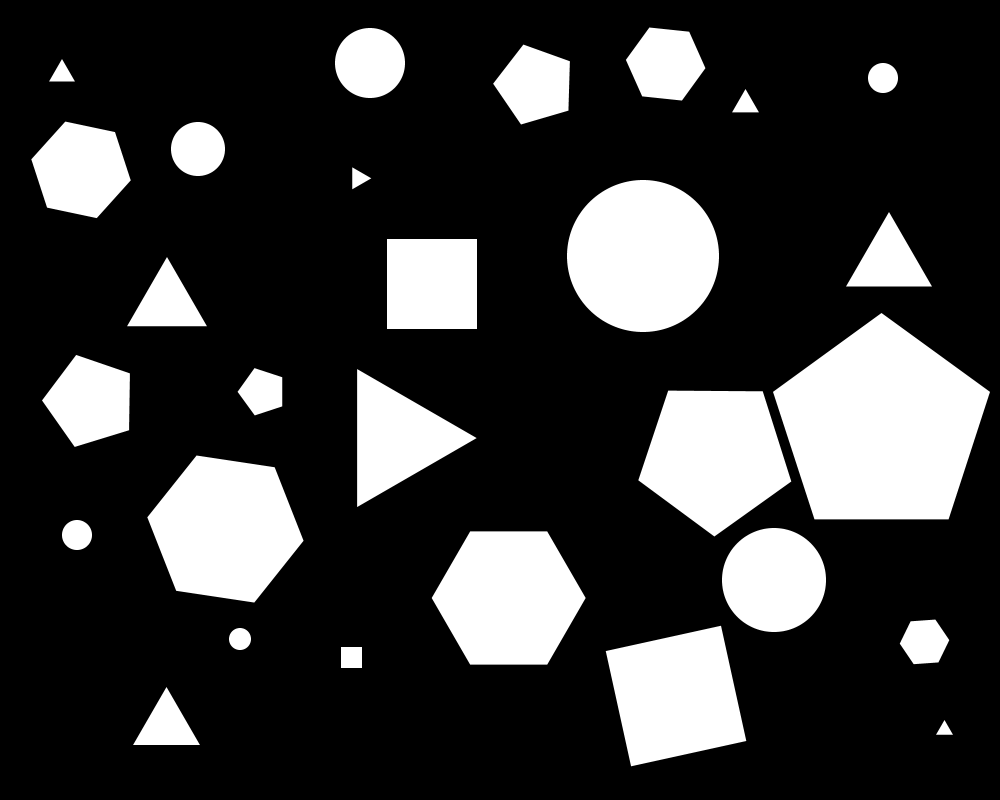
#> input picture shapes_full.png, 1000 x 800 px
$ python ShapeDetectionPart1.py
#> lines starting #> are read from the running program, lines starting #| are printed output that depends on the picture; after the words box and inside, x2 and y2 are one past the last pixel; in counts of white or black regions, pixels touching at a corner belong together
import cv2

# reading image
img = cv2.imread('shapes_full.png')
#> img is the input picture: shape (800, 1000, 3); min 0, max 255, mean 56

# converting image into grayscale image
gray = cv2.cvtColor(img, cv2.COLOR_BGR2GRAY)

# setting threshold of gray image
_, threshold = cv2.threshold(gray, 225, 255, cv2.THRESH_BINARY)
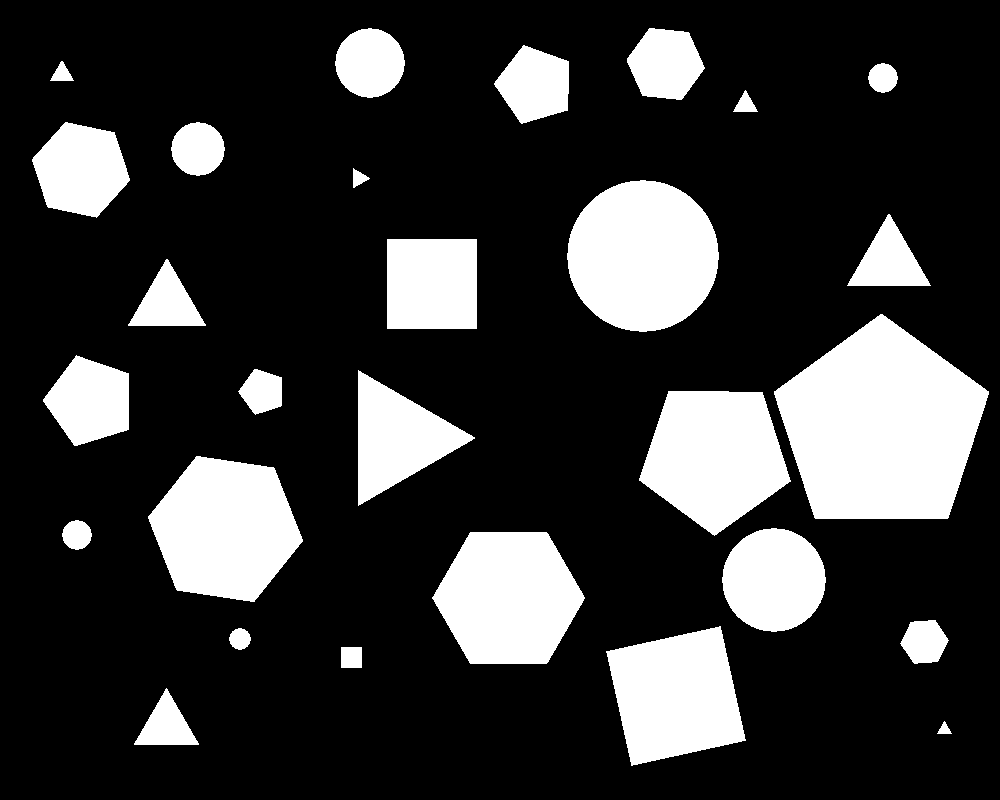
#> threshold: shape (800, 1000); 21.6% white; 28 white regions


# using a findContours() function
contours, _ = cv2.findContours(
    threshold, cv2.RETR_TREE, cv2.CHAIN_APPROX_SIMPLE)
#> contours = 28 contours; largest, box (x1, y1, x2, y2) and area: (774, 314, 989, 519) 30389, (567, 180, 719, 332) 17756, (148, 456, 303, 602) 15835, (639, 391, 791, 536) 15000, (432, 532, 585, 664) 14978


for contour in contours:

    # cv2.approxPloyDP() function to approximate the shape
    approx = cv2.approxPolyDP(
        contour, 0.0175 * cv2.arcLength(contour, True), True)


    if len(approx) == 3:
        cv2.drawContours(img, [contour], 0, (0, 255, 0), -1)

    elif len(approx) == 4:
        cv2.drawContours(img, [contour], 0, (0, 255, 255), -1)

    elif len(approx) == 5:
        cv2.drawContours(img, [contour], 0, (255, 0, 255), -1)

    elif len(approx) == 6:
        cv2.drawContours(img, [contour], 0, (255, 255, 0), -1)

    else:
        cv2.drawContours(img, [contour], 0, (255, 0, 0), -1)
#> this loop made 28 passes
#> approx on passes 1, 2, 3, 5, 12, 16, 17, 18, 20, 23, 25: [[951, 733], [944, 721], [937, 733]], [[166, 688], [134, 744], [198, 744]], [[341, 647], [341, 667], [361, 667], [361, 647]], [[720, 626], [606, 651], [631, 765], [745, 740]], [[358, 370], [358, 505], [474, 438]], [[128, 324], [205, 325], [167, 259]], [[387, 239], [387, 328], [476, 328], [476, 239]], [[847, 285], [930, 285], [889, 214]], [[353, 168], [354, 187], [369, 178]], [[745, 90], [733, 111], [757, 111]], [[50, 80], [73, 80], [62, 61]]
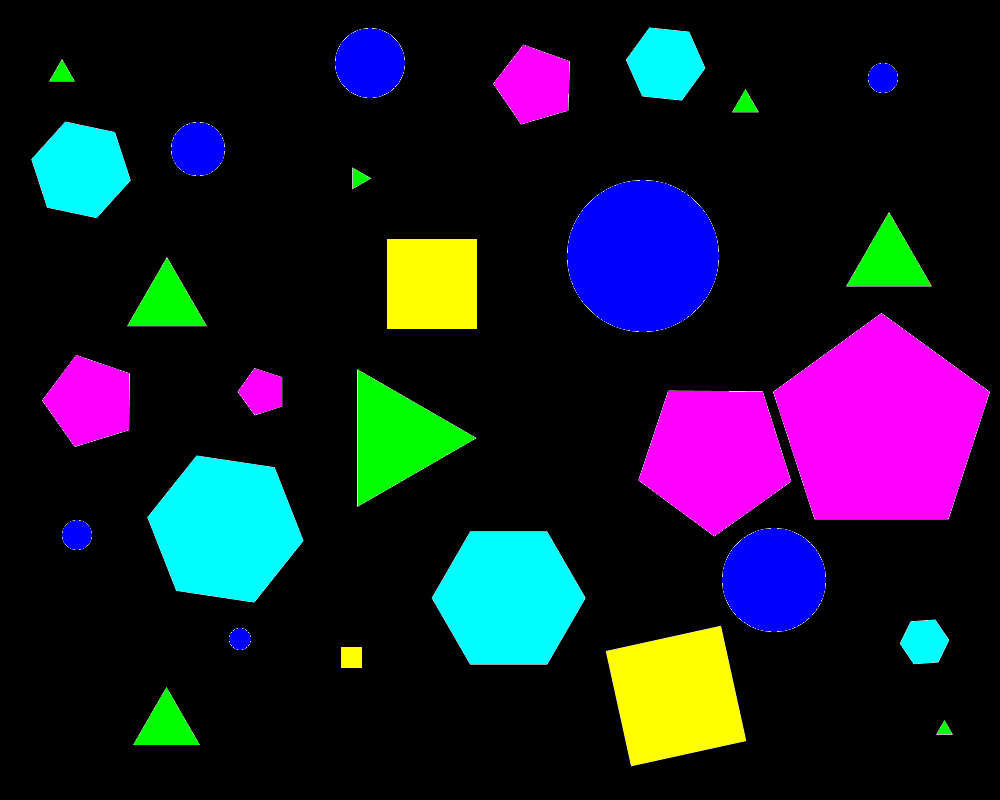
#> img: shape (800, 1000, 3); mean B, G, R 43.7, 27.1, 26.1

# displaying the image after drawing contours
cv2.imshow('shapes', img)

cv2.waitKey(0)
cv2.destroyAllWindows()
